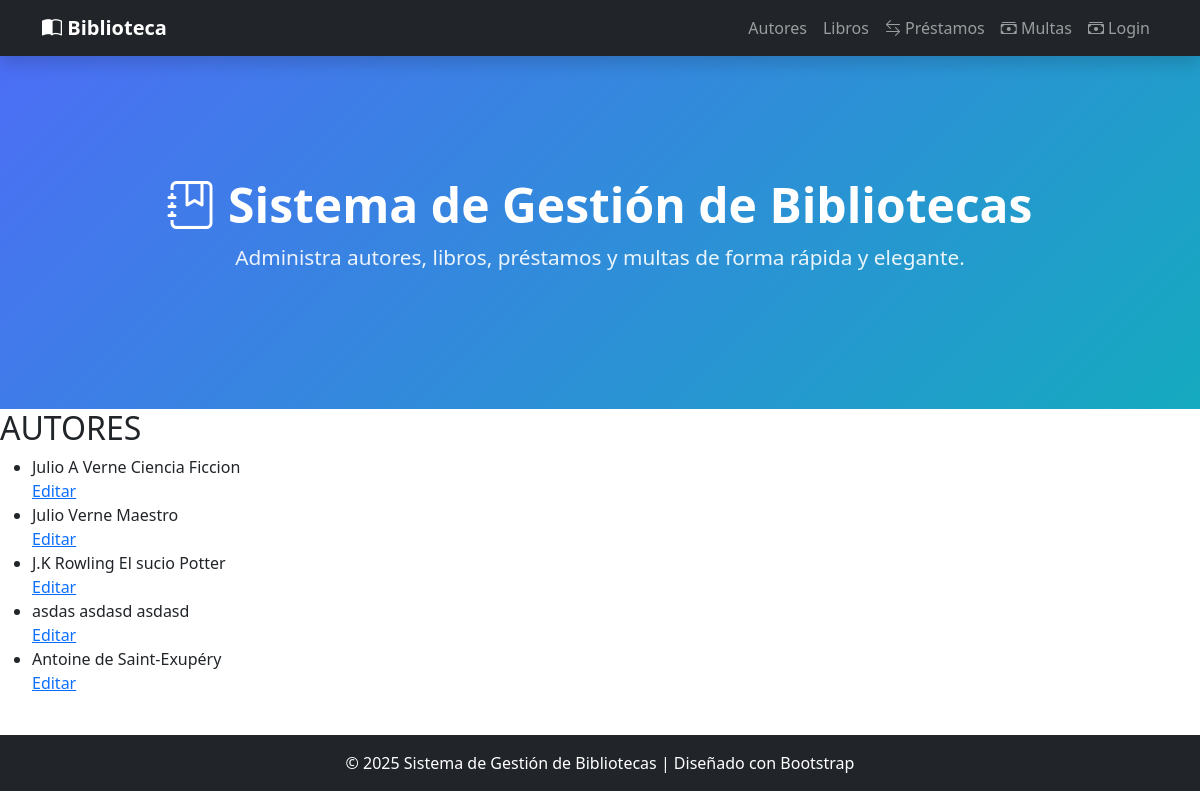
Before: /autores/ with the older database file.
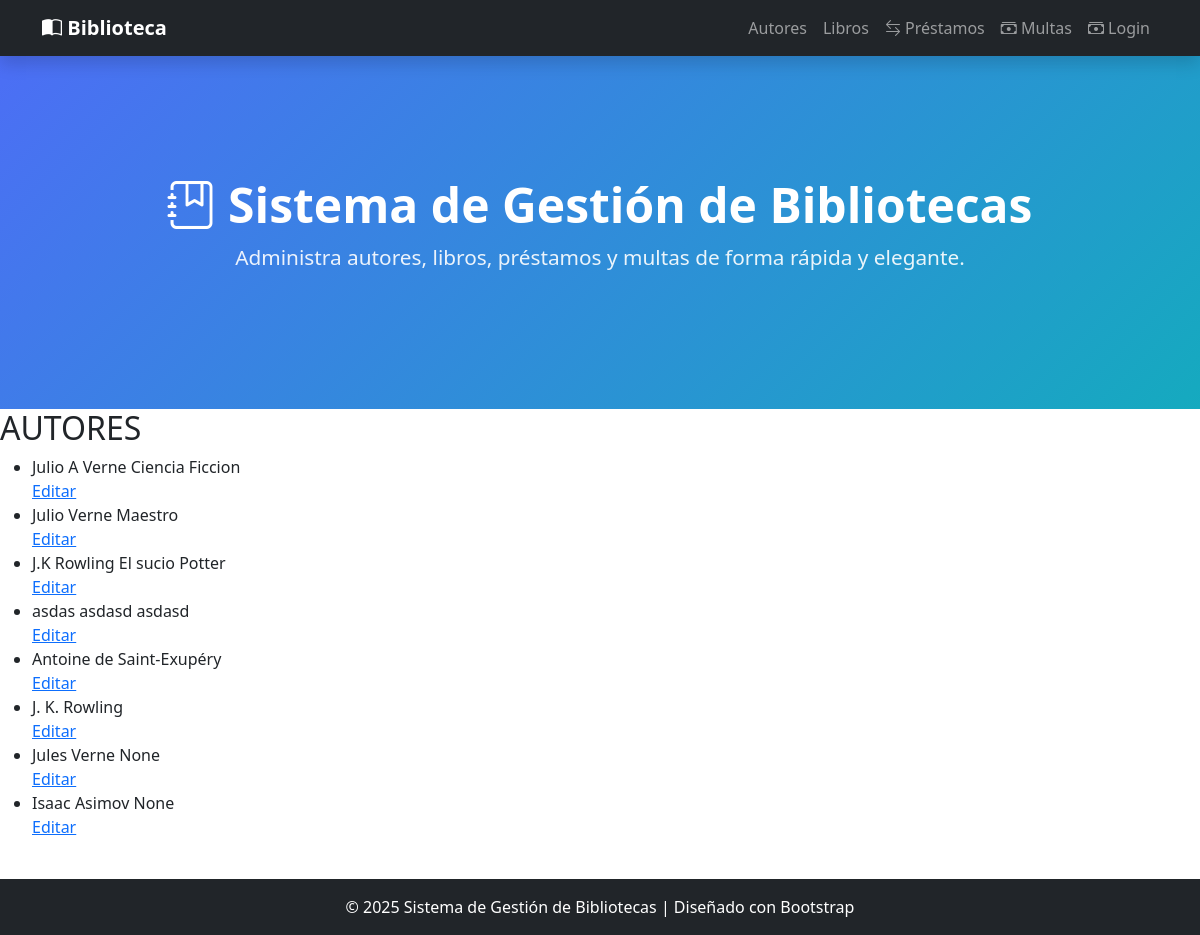
After: the same page with the newer database file.
### gestion/models.py (models this page shows, shortened)
class Autor(models.Model):
    nombre = models.CharField(max_length=50)
    apellido = models.CharField(max_length=50)
    bibliografia = models.CharField(max_length=200,blank=True, null=True)

### gestion/views.py (the view)
# urls.py: path('autores/',lista_autores, name="lista_autores"),
def lista_autores(request):
    autores = Autor.objects.all() #Devuelve toda la lista
    return render(request, 'gestion/templates/autores.html',{'autores':autores})

### gestion/templates/autores.html
{% extends "index.html" %}
{% block contenido %}
<h2> AUTORES </h2>
<ul> {% for autor in autores%}
    <li>
        <td>{{ autor.nombre }}
        </td>
        <td>
            {{ autor.apellido }}
        </td>
        <td>{{ autor.bibliografia }}
        </td>
    </li>
    <td>
        <a href="{% url 'editar_autores' autor.id%}"> Editar </a>
    </td>
    {% endfor %}
</ul>
{% endblock %}

### gestion/templates/index.html (shortened to what this page needs)
<!DOCTYPE html>
<html lang="es">
<head>
    <link href="https://cdn.jsdelivr.net/npm/bootstrap@5.3.2/dist/css/bootstrap.min.css" rel="stylesheet">
    <link href="https://cdn.jsdelivr.net/npm/bootstrap-icons@1.11.1/font/bootstrap-icons.css" rel="stylesheet">
<nav class="navbar navbar-expand-lg navbar-dark bg-dark shadow">
    <div class="container">
        <a class="navbar-brand fw-bold" href="#">
            <i class="bi bi-book-half"></i> Biblioteca
        </a>
        <div class="collapse navbar-collapse" id="navbarMenu">
            <ul class="navbar-nav ms-auto">
                <li class="nav-item"><a class="nav-link" href="{%url 'lista_autores' %}"> Autores</a></li>
                <li class="nav-item"><a class="nav-link" href="{%url 'lista_libros' %}"> Libros</a></li>
                <li class="nav-item"><a class="nav-link" href="{%url 'lista_prestamo' %}"><i class="bi bi-arrow-left-right"></i> Préstamos</a></li>
                <li class="nav-item"><a class="nav-link" href="{%url 'lista_multa' %}"><i class="bi bi-cash-stack"></i> Multas</a></li>
                {%if not user.is_authenticated%}
                <li class="nav-item"><a class="nav-link" href="{%url 'login' %}"><i class="bi bi-cash-stack"></i> Login </a></li>
                {%endif%}
            </ul>
        </div>
    </div>
</nav>
<section class="hero">
    <h1><i class="bi bi-journal-bookmark"></i> Sistema de Gestión de Bibliotecas</h1>
    <p>Administra autores, libros, préstamos y multas de forma rápida y elegante.</p>
</section>
</head>
{% block contenido %}
{% endblock %}
<footer class="bg-dark text-white text-center py-3">
    <p class="m-0">© 2025 Sistema de Gestión de Bibliotecas | Diseñado con Bootstrap</p>
</footer>
</html>

### gestion/templates/index.html (style rules this page uses)
.hero { background: linear-gradient(135deg, #4c6ef5, #15aabf); color: white; padding: 120px 20px; text-align: center; }
.hero h1 { font-size: 3rem; font-weight: 700; }
.hero p { font-size: 1.3rem; opacity: 0.9; }

Changed rows visible on the page:
added Autor: nombre "J. K. Rowling"
added Autor: nombre "Jules", apellido "Verne", bibliografia "None"
added Autor: nombre "Isaac", apellido "Asimov", bibliografia "None"
